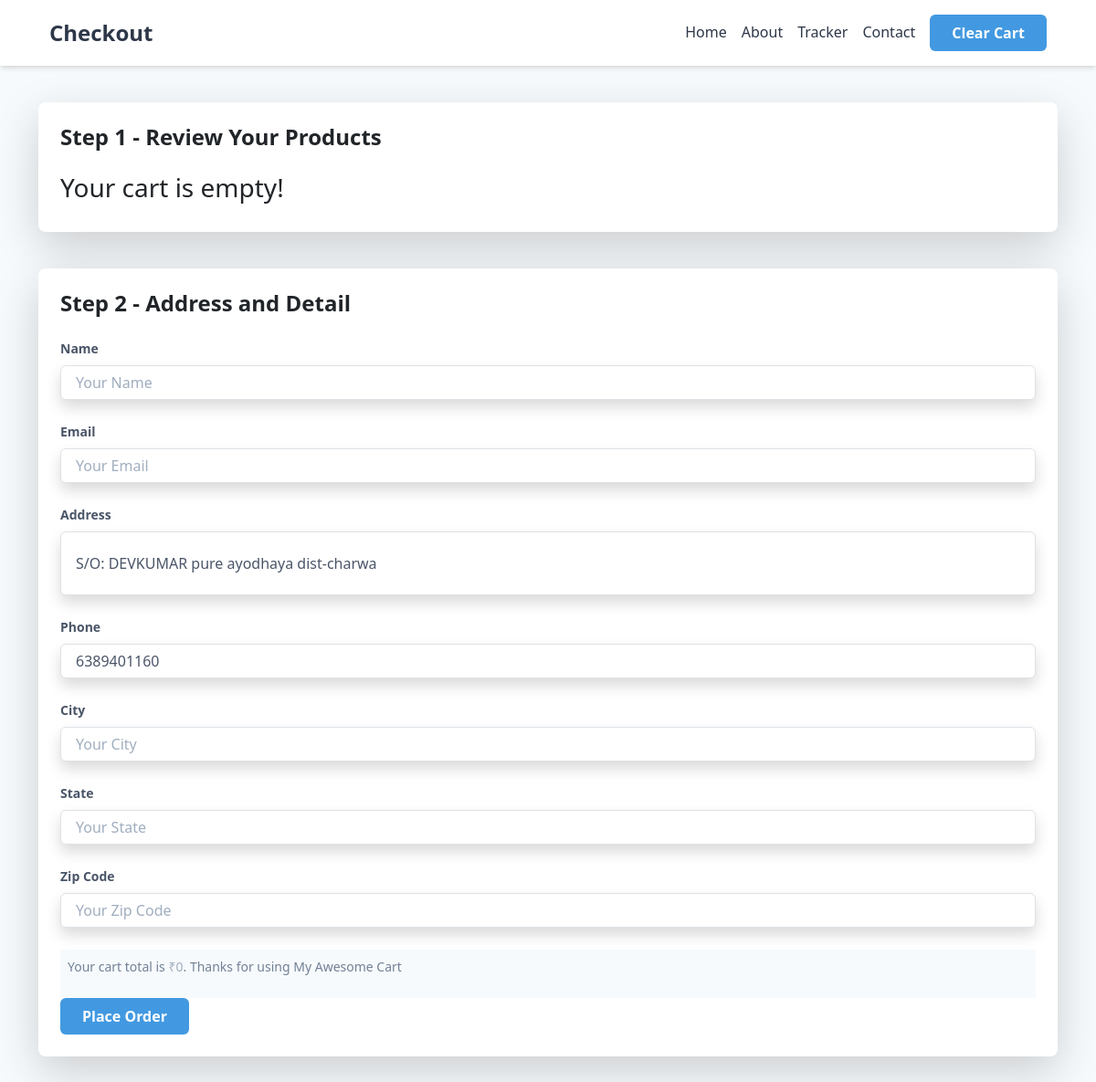
The page /shop/checkout/ (signed in) on the database its author committed.
### profiles/models.py (models this page shows, shortened)
class UserExtra(models.Model):
    user = models.OneToOneField(User, on_delete=models.CASCADE, related_name="users")
    profile_picture = models.ImageField(upload_to='profile_pictures/', null=True, blank=True,default="user.jpg")
    bio = models.TextField(max_length=500, blank=True)
    address = models.TextField(null=True, blank=True)
    state = models.CharField(max_length=50,null=True, blank=True)
    city = models.CharField(max_length=50,null=True, blank=True)
    pincode = models.CharField(max_length=6,null=True, blank=True)
    birth_date = models.DateField(null=True, blank=True)
    website = models.URLField(max_length=200, blank=True)
    phone_number = models.CharField(max_length=15, blank=True)
    user_uu = models.CharField(max_length=100, null = True, blank = True, unique = True)
    class Meta:
        verbose_name = 'User Profile'
        verbose_name_plural = 'User Profiles'

### shop/views.py (the view, shortened to what this page needs)
# urls.py: path("checkout/",views.checkout,name="Checkout"),
@csrf_exempt
@login_required(login_url='/profile/login')
def checkout(request):
    print(request.user)
    user_obj = models.UserExtra.objects.get(user = request.user)
    user_obj = models.UserExtra.objects.get(user = request.user)
    return render(request, 'shop/checkout.html', {'user_obj':user_obj})

### shop/templates/shop/checkout.html (shortened to what this page needs)
<!DOCTYPE html>
<html lang="en">
  <head>
    <link
      href="https://unpkg.com/tailwindcss@^1.0/dist/tailwind.min.css"
      rel="stylesheet"
    />
    <link
      href="https://cdn.jsdelivr.net/npm/bootstrap@5.3.0-alpha3/dist/css/bootstrap.min.css"
      rel="stylesheet"
    />
    <link
      href="https://cdn.jsdelivr.net/npm/bootstrap@5.3.0-alpha3/dist/css/bootstrap.min.css"
      rel="stylesheet"
    />
  </head>
  <body class="bg-gray-100">
    <nav class="bg-white shadow-md">
      <div
        class="container mx-auto px-4 py-3 flex items-center justify-between "
      >
        <div class="flex items-center space-x-4">
          <a
            href="#"
            class="text-2xl font-bold text-gray-800 hover:text-gray-600 no-underline"
          >
            Checkout
          </a>
        </div>
        <div class="flex items-center space-x-6">
          <div class="hidden md:flex space-x-4">
            <a
              href="/shop"
              class="text-gray-800 hover:text-blue-500 font-medium no-underline"
              >Home</a
            >
            <a
              href="/shop/about/"
              class="text-gray-800 hover:text-blue-500 font-medium no-underline"
              >About</a
            >
            <a
              href="/shop/tracker"
              class="text-gray-800 hover:text-blue-500 font-medium no-underline"
              >Tracker</a
            >
            <a
              href="/shop/contact"
              class="text-gray-800 hover:text-blue-500 font-medium no-underline"
              >Contact</a
            >
            <div>
              <button
                class="bg-blue-500 hover:bg-blue-700 text-white font-bold py-2 px-4 rounded"
                onclick="clearCart()"
              >
                Clear Cart
              </button>
            </div>
          </div>
        </div>
      </div>
    </nav>
    <div class="container mx-auto my-10">
      <div class="bg-white shadow-lg rounded-lg overflow-hidden">
        <div class="p-6">
          <h2 class="text-2xl font-bold mb-4">Step 1 - Review Your Products</h2>
          <div>
            <ul class="list-group" id="items"></ul>
          </div>
        </div>
      </div>
    </div>
    <div class="container mx-auto my-10">
      <div class="bg-white shadow-lg rounded-lg overflow-hidden">
        <div class="p-6">
          <h2 class="text-2xl font-bold mb-4">Step 2 - Address and Detail</h2>
          <form id="checkout-form" method="post">
            <div class="mb-4">
              <label
                class="block text-gray-700 text-sm font-bold mb-2"
                for="name"
              >
                Name
              </label>
              <input
                class="shadow appearance-none border rounded w-full py-2 px-3 text-gray-700 leading-tight focus:outline-none focus:shadow-outline"
                id="name"
                name="name"
                type="text"
                placeholder="Your Name"
                required
              />
            </div>
            <div class="mb-4">
              <label
                class="block text-gray-700 text-sm font-bold mb-2"
                for="email"
              >
                Email
              </label>
              <input
                class="shadow appearance-none border rounded w-full py-2 px-3 text-gray-700 leading-tight focus:outline-none focus:shadow-outline"
                id="email"
                name="email"
                type="email"
                placeholder="Your Email"
                required
              />
            </div>
            <div class="mb-4">
              <label
                class="block text-gray-700 text-sm font-bold mb-2"
                for="address"
              >
                Address
              </label>
              <input
                class="shadow appearance-none border rounded w-full py-6 px-3 text-gray-700 leading-tight focus:outline-none focus:shadow-outline"
                id="address"
                name="address"
                type="text"
                placeholder="Your Address"
                value="{{ user_obj.address|default:'Phone not available' }}"
                required
              />
            </div>
            <div class="mb-4">
              <label
                class="block text-gray-700 text-sm font-bold mb-2"
                for="phone"
              >
                Phone
              </label>
              <input
                class="shadow appearance-none border rounded w-full py-2 px-3 text-gray-700 leading-tight focus:outline-none focus:shadow-outline"
                id="phone"
                value="{{ user_obj.phone_number| default:'Phone not available' }}"
                name="phone"
                type="tel"
                placeholder="Your Number"
                pattern="[0-9]{10}"
                required
              />
            </div>
            <div class="mb-4">
              <label
                class="block text-gray-700 text-sm font-bold mb-2"
                for="city"
              >
                City
              </label>
              <input
                class="shadow appearance-none border rounded w-full py-2 px-3 text-gray-700 leading-tight focus:outline-none focus:shadow-outline"
                id="city"
                name="city"
                type="text"
                placeholder="Your City"
                required
              />
            </div>
            <div class="mb-4">
              <label
                class="block text-gray-700 text-sm font-bold mb-2"
                for="state"
              >
                State
              </label>
              <input
                class="shadow appearance-none border rounded w-full py-2 px-3 text-gray-700 leading-tight focus:outline-none focus:shadow-outline"
                id="state"
                name="state"
                type="text"
                placeholder="Your State"
                required
              />
            </div>
            <div class="mb-4">
              <label
                class="block text-gray-700 text-sm font-bold mb-2"
                for="zip"
              >
                Zip Code
              </label>
              <input
                class="shadow appearance-none border rounded w-full py-2 px-3 text-gray-700 leading-tight focus:outline-none focus:shadow-outline"
                id="zip_code"
                name="zip_code"
                type="text"
                placeholder="Your Zip Code"
                required
              />
            </div>
            <div
              class="flex items-center space-x-2 text-sm text-gray-600 bg-gray-100 p-2 mt-4"
            >
              <p>
                Your cart total is
                <span class="text-gray-500" id="totalprice">Current Page</span>.
                Thanks for using My Awesome Cart
              </p>
            </div>
            <div
              class="flex items-center justify-between"
              id="paymemnt-button"
            ></div>
          </form>
        </div>
      </div>
    </div>
  </body>
</html>

### shop/templates/shop/checkout.html (style rules this page uses)
.font-medium { margin-top: 7px; }

### rows shown on the page
UserExtra: address "S/O: DEVKUMAR pure ayodhaya dist-charwa", phone "6389401160"
